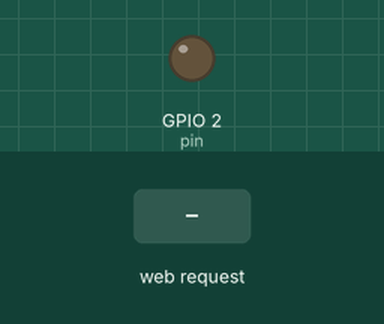
Simulated run of this sketch. Board: ESP8266 (NodeMCU). Shown: output pins drawn as LEDs (lit = HIGH). Inputs (shaded band) come from the test bench. WiFi joins after 1.5 s; servers stay silent unless stated; what the sketch prints to the serial monitor is not drawn.

Above: at 2.7 s.
2.8 s: HTTP request GET /on received
At 3.7 s:
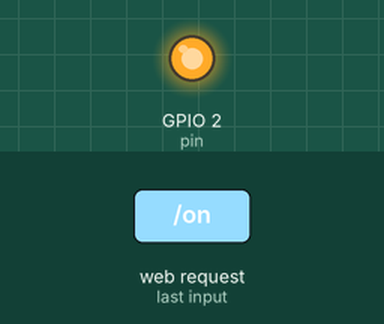
4.3 s: HTTP request GET /off received
At 4.8 s:
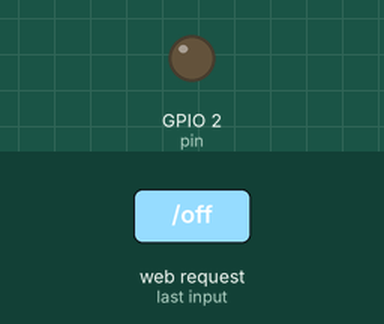
Timing chart, 0 to 7.3 s (numbered marks = the images above; inputs shaded):
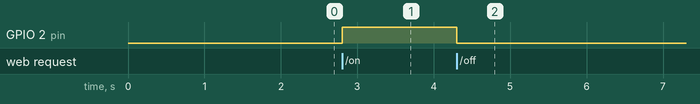

The sketch:

MyPostServer.ino
```cpp
#include <ESP8266WiFi.h>
#include <WiFiClient.h>
#include <ESP8266WebServer.h>
#include <ESP8266mDNS.h>

#ifndef STASSID
#define STASSID "your-ssid"
#define STAPSK  "your-password"
#endif

const char* ssid     = STASSID;
const char* password = STAPSK;

ESP8266WebServer server(80);

const int led = LED_BUILTIN;
const int pin = 2;

const String postForms = "<html>\
  <head>\
    <title>ESP Web Server</title>\
    <style>\
      html {font-family: Arial; display: inline-block; text-align: center;}\
      h2 {font-size: 3.0rem;}\
      p {font-size: 3.0rem;}\
      body { background-color: white; font-family: Arial, Helvetica, Sans-Serif; Color: black; }\
    </style>\
  </head>\
  <body>\
      <h2>ESP Web Server</h2>\
        <form method=\"post\" enctype=\"text/plain\" action=\"/on\">\
          <input type=\"submit\" value=\"on\">\
      </form>\
      <form method=\"post\" enctype=\"text/plain\" action=\"/off\">\
          <input type=\"submit\" value=\"off\">\
      </form>\
  </body>\
</html>";

void handleRoot() {
  server.send(200, "text/html", postForms);
}

void handleOn() {
    server.send(200, "text/html", postForms);
    digitalWrite(pin, HIGH);
}

void handleOff() {
    server.send(200, "text/html", postForms);
     digitalWrite(pin, LOW);
}

void handleNotFound() {
  String message = "File Not Found\n\n";
  message += "URI: ";
  message += server.uri();
  message += "\nMethod: ";
  message += (server.method() == HTTP_GET) ? "GET" : "POST";
  message += "\nArguments: ";
  message += server.args();
  message += "\n";
  for (uint8_t i = 0; i < server.args(); i++) {
    message += " " + server.argName(i) + ": " + server.arg(i) + "\n";
  }
  server.send(404, "text/plain", message);
}

void setup(void) {
  pinMode(pin, OUTPUT);
  Serial.begin(115200);
  WiFi.begin(ssid, password);
  Serial.println("");

  // Wait for connection
  while (WiFi.status() != WL_CONNECTED) {
    delay(500);
    Serial.print(".");
  }
  Serial.println("");
  Serial.print("Connected to ");
  Serial.println(ssid);
  Serial.print("IP address: ");
  Serial.println(WiFi.localIP());

  if (MDNS.begin("esp8266")) {
    Serial.println("MDNS responder started");
  }

  server.on("/", handleRoot);

  server.on("/on", handleOn);

  server.on("/off", handleOff);

  server.onNotFound(handleNotFound);

  server.begin();
  Serial.println("HTTP server started");
}

void loop(void) {
  server.handleClient();
}
```

Measured:
- after the input at 2.8 s, GPIO 2 (pin): LOW → HIGH at once
- after the input at 4.3 s, GPIO 2 (pin): HIGH → LOW at once
